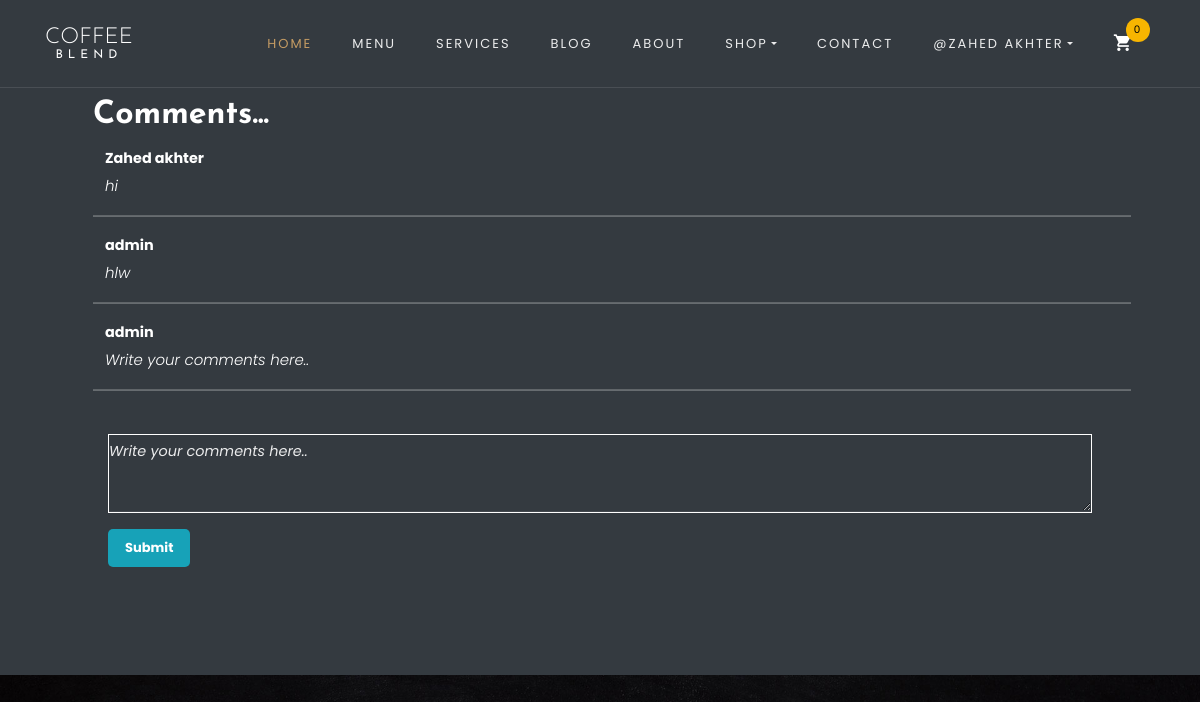
Screenshot of /comment/ (signed in) with the database file from the repository.
### Coffeshop_App/models.py (models this page shows, shortened)
class Comment(models.Model):
    user = models.ForeignKey(User, related_name="comments", on_delete=models.CASCADE)
    comment_body = models.TextField(null=True, blank=True)
    date_added = models.DateTimeField(auto_now_add=True)

### Coffeshop_App/views.py (the view, shortened to what this page needs)
# urls.py: path('comment/', views.comment, name='comment'),
def comment(request):
    comments = Comment.objects.all()
    dict = {'comments': comments}
    return render(request, 'Coffeshop/Comment.html', context=dict)

### Coffeshop_App/context_processor.py (called while the page is built)
def context(request):
    if request.user.is_authenticated:
        cart_items = Temp_cart.objects.filter(user=request.user)
        count = 0
        for item in cart_items:
            count += 1
        return {'count': count}
    else:
        return {}

### templates/Coffeshop/Comment.html (shortened to what this page needs)
<div class="bg-dark" style="padding: 20px">
    {% extends 'base.html' %}
    {% load static %}
    {% block body_block %}
        <div class="bg-dark text-white  m-5 " style="padding: 25px;margin-top: 20px">
            <h2 class=" font-weight-bold">Comments...</h2>
            <div class="container">
                <div class="row">
                    {% for x in comments %}
                        <div class="font-weight-bold " style="font-size: 0.9rem">{{ x.user }}</div>
                        <p><i>
                            {{ x.comment_body }}</i></p>
                        <hr>
                    {% endfor %}
                </div>
                <br>
                <form method="POST">
                    <div class="form-group border border-white border-5">
                        <textarea name="comment_body" class="form-control text-white font-italic" rows="3" style="font-size: 0.9rem">Write your comments here..</textarea>
                    </div>
                    <button type="submit" class="bg-info btn btn-lg font-weight-bold text-white text-center"
                            style="border-radius: 5px">Submit
                    </button>
                </form>
            </div>
        </div>
    {% endblock %}

### templates/base.html (shortened to what this page needs)
<!doctype html>
{% load static %}
<html lang="en">
<head>
    <link href="https://cdn.jsdelivr.net/npm/bootstrap@5.1.3/dist/css/bootstrap.min.css" rel="stylesheet"
>
    <link rel="stylesheet" href="{% static 'css/open-iconic-bootstrap.min.css' %}">
    <link rel="stylesheet" href="{% static 'css/animate.css' %}">
    <link rel="stylesheet" href="{% static 'css/owl.carousel.min.css' %}">
    <link rel="stylesheet" href="{% static 'css/owl.theme.default.min.css' %}">
    <link rel="stylesheet" href="{% static 'css/magnific-popup.css' %}">
    <link rel="stylesheet" href="{% static 'css/aos.css' %}">
    <link rel="stylesheet" href="{% static 'css/ionicons.min.css' %}">
    <link rel="stylesheet" href="{% static 'css/bootstrap-datepicker.css' %}">
    <link rel="stylesheet" href="{% static 'css/jquery.timepicker.css' %}">
    <link rel="stylesheet" href="{% static 'css/flaticon.css' %}">
    <link rel="stylesheet" href="{% static 'css/icomoon.css' %}">
    <link rel="stylesheet" href="{% static 'css/style.css' %}">
</head>
<body>
<nav class="navbar navbar-expand-lg navbar-dark ftco_navbar bg-dark ftco-navbar-light" id="ftco-navbar">
    <div class="container">
        <a class="navbar-brand" href="{% url 'index' %}">Coffee<small>Blend</small></a>
        <div class="collapse navbar-collapse" id="ftco-nav">
            <ul class="navbar-nav ml-auto">
                {% if request.user.is_authenticated %}
                    <li class="nav-item active"><a href="{% url 'index' %}" class="nav-link">Home</a></li>
                    <li class="nav-item"><a href="{% url 'menu' %}" class="nav-link">Menu</a></li>
                    <li class="nav-item"><a href="#" class="nav-link">Services</a></li>
                    <li class="nav-item"><a href="#" class="nav-link">Blog</a></li>
                    <li class="nav-item"><a href="#" class="nav-link">About</a></li>
                    <li class="nav-item dropdown">
                        <a class="nav-link dropdown-toggle" href="#" id="dropdown04" data-toggle="dropdown"
                           aria-haspopup="true" aria-expanded="false">Shop</a>
                    </li>
                    <li class="nav-item"><a href="#" class="nav-link">Contact</a></li>
                    <li class="nav-item dropdown">
                        <a class="nav-link dropdown-toggle" href="#" id="dropdown04" data-toggle="dropdown"
                           aria-haspopup="true" aria-expanded="false">@{{ user.username }}</a>
                    </li>
                    <li class="nav-item cart"><a href="{% url 'cart' %}" class="nav-link"><span
                            class="icon icon-shopping_cart"></span><span
                            class="bag d-flex justify-content-center align-items-center"
                            id="digit"><small>{{ count }}</small></span></a>
                    </li>
                {% else %}
                    <li class="nav-item"><a href="{% url 'login_user' %}" class="nav-link">Login</a></li>
                {% endif %}
            </ul>
        </div>
    </div>
</nav>
{% block body_block %}
{% endblock %}
</body>
</html>

### static/css/icomoon.css (style rules this page uses)
[class^="icon-"], [class*=" icon-"] { font-family: 'icomoon' !important; speak: none; font-style: normal; font-weight: normal; font-variant: normal; text-transform: none; line-height: 1; -webkit-font-smoothing: antialiased; -moz-osx-font-smoothing: grayscale; }
.icon-shopping_cart:before { content: "\e8cc"; }

### rows the page displays
Comment: user "Zahed akhter", comment_body "hi"
Comment: user "admin", comment_body "hlw"
Comment: user "admin", comment_body "Write your comments here.."

### other values shown
{{ user.username }} "ZAHED AKHTER"
{{ count }} "0"
